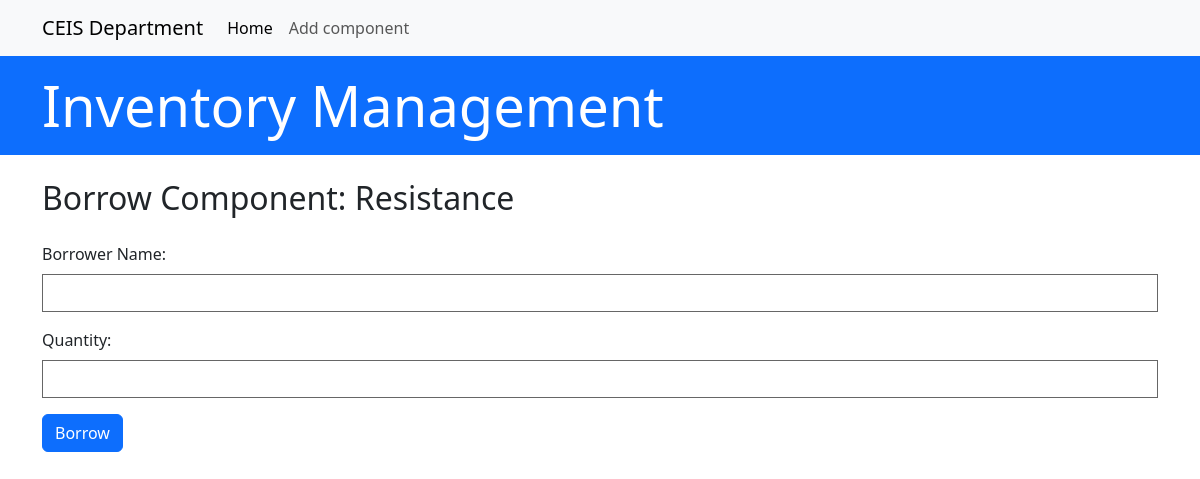
Page /borrow/1 on the earlier database version.
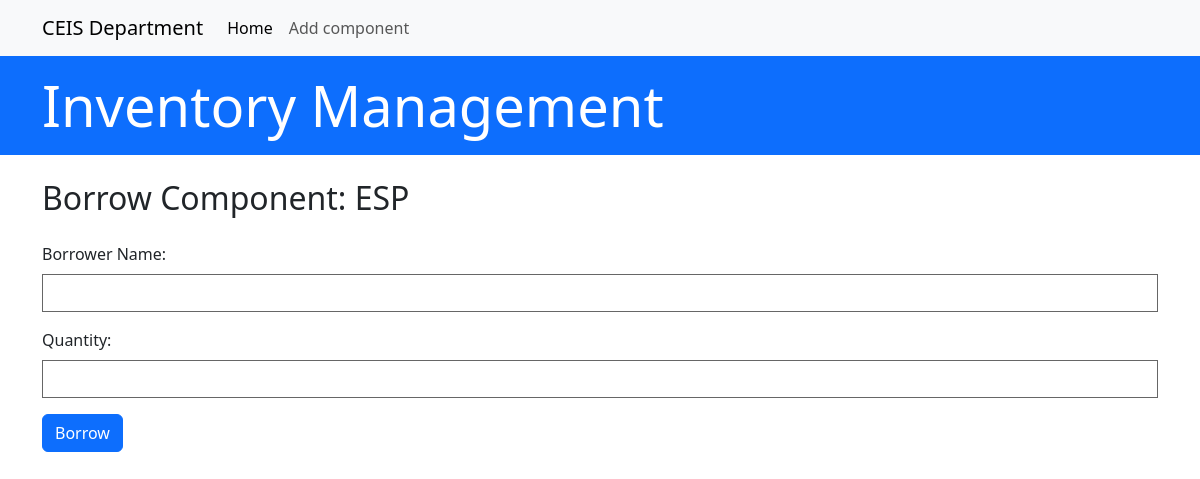
Same page on the later database version.
### app.py (models this page shows, shortened)
class Component(db.Model):
    id = db.Column(db.Integer, primary_key=True)
    name = db.Column(db.String(100), nullable=False)
    category = db.Column(db.String(100), nullable=False)
    quantity = db.Column(db.Integer, nullable=False)
    location = db.Column(db.String(100), nullable=False)
    date_added = db.Column(db.DateTime, default=datetime.utcnow)
    date_removed = db.Column(db.DateTime, nullable=True)
    notes = db.Column(db.String(200), nullable=True)
    out = db.Column(db.Integer, nullable=True, default=0)

### app.py (the view, shortened to what this page needs)
@app.route('/borrow/<int:component_id>', methods=['GET', 'POST'])
def borrow(component_id):
    component = Component.query.get_or_404(component_id)
    return render_template('borrow.html', component=component)

### templates/borrow.html (shortened to what this page needs)
{% extends 'base.html' %}
{% block content %}
<h2 class="my-4">Borrow Component: {{ component.name }}</h2>
<form method="POST" class="needs-validation" novalidate>
    <div class="mb-3">
        <label for="borrower_name" class="form-label">Borrower Name:</label>
        <input type="text" class="form-control" id="borrower_name" name="borrower_name" required>
    </div>
    <div class="mb-3">
        <label for="borrowed_quantity" class="form-label">Quantity:</label>
        <input type="number" class="form-control" id="borrowed_quantity" name="borrowed_quantity" required>
    </div>
    <button type="submit" class="btn btn-primary">Borrow</button>
</form>
{% endblock %}

### templates/base.html (shortened to what this page needs)
<!doctype html>
<html lang="en">
<head>
    <link href="https://cdn.jsdelivr.net/npm/bootstrap@5.3.0-alpha1/dist/css/bootstrap.min.css" rel="stylesheet">
    <link rel="stylesheet" href="https://cdn.datatables.net/2.0.7/css/dataTables.dataTables.min.css">
</head>
<body>
    <nav
        class="navbar navbar-expand-lg navbar-light bg-light"
    >
        <div class="container">
            <a class="navbar-brand" href="#">CEIS Department</a>
            <div class="collapse navbar-collapse" id="collapsibleNavId">
                <ul class="navbar-nav me-auto mt-2 mt-lg-0">
                    <li class="nav-item">
                        <a class="nav-link active" href="/" aria-current="page"
                            >Home
                            <span class="visually-hidden">(current)</span></a
                        >
                    </li>
                    <li class="nav-item">
                        <a class="nav-link" href="{{ url_for('add') }}">Add component</a>
                    </li>
                </ul>
            </div>
        </div>
    </nav>
    <header class="bg-primary text-white p-3">
        <div class="container">
            <div class="flex flex-direction-row">
                <span class="display-4">Inventory Management</span>
            </div>
        </div>
    </header>
    <main class="container my-4">
        {% block content %}{% endblock %}
    </main>
</body>
</html>

### templates/base.html (style rules this page uses)
.form-control { border-radius: 0%; border: 1px solid #666; }

Differences in the rows shown:
changed Component: name "Resistance" → "ESP"
